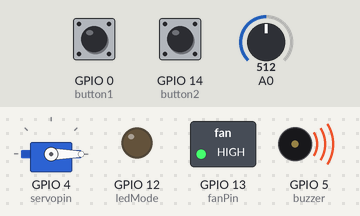
The sketch below on a simulated ESP8266 (Wemos D1 mini). Parts: servo, switched loads named in the sketch (green lamp = pin HIGH), output pins drawn as LEDs (lit = HIGH), buzzer (waves = sounding, pin HIGH). The inputs (shaded band) are chosen by the test bench; at power-on: GPIO 0 (button1) HIGH, GPIO 14 (button2) HIGH, A0 = 512. WiFi joins after 1.5 s; servers stay silent unless stated; what the sketch prints to the serial monitor is not drawn.

Above: at 3.1 s.
3.2 s: GPIO 0 (button1) pulled LOW for 0.15 s
At 4.2 s:
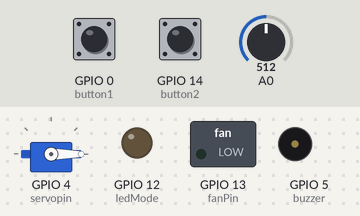
5.4 s: GPIO 14 (button2) pulled LOW for 1 s
At 6.7 s:
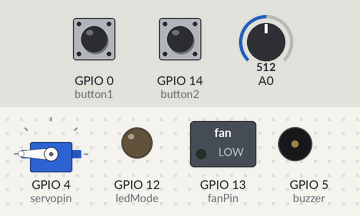
7.9 s: GPIO 0 (button1) pulled LOW for 1 s
At 8.7 s:
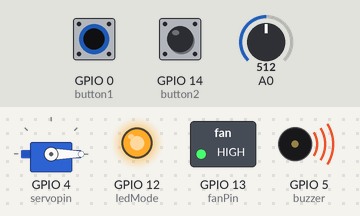
10.4 s: GPIO 14 (button2) pulled LOW for 0.15 s
At 10.8 s:
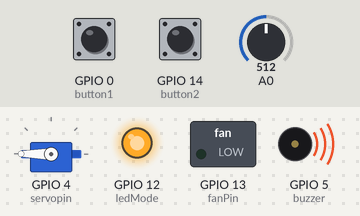
12.4 s: GPIO 14 (button2) pulled LOW for 3.2 s
At 16.8 s:
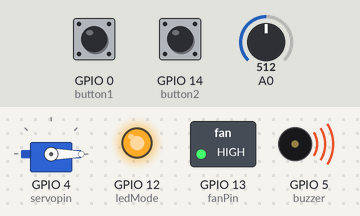
17.1 s: GPIO 0 (button1) pulled LOW for 3.2 s
At 18.5 s:
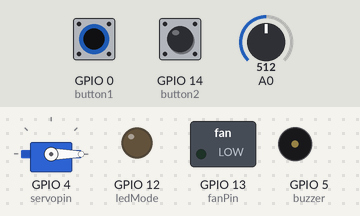
Timing chart, 0 to 20.1 s (numbered marks = the images above; inputs shaded):
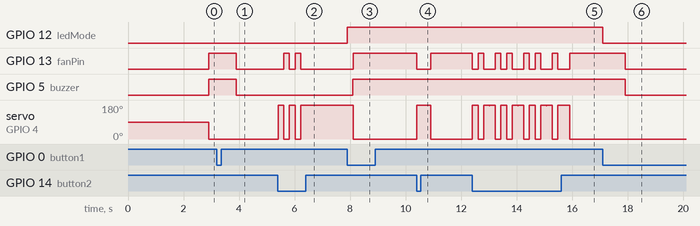

The sketch:

Edgent_ESP8266_MQ-2_SERVO.ino
```cpp
#define BLYNK_TEMPLATE_ID "TMPL6KKMbmvKc"
#define BLYNK_TEMPLATE_NAME "MQ2"

#define BLYNK_FIRMWARE_VERSION        "0.1.0"
#define BLYNK_PRINT Serial
#define APP_DEBUG
#define USE_NODE_MCU_BOARD
#include "BlynkEdgent.h"
#include <Servo.h>
Servo myservo;
BlynkTimer timer;
int timerID1, timerID2;
int mq2_value;
int mucCanhbao = 500;
int buzzer = 5;    //D1
int fanPin = 13;   // Giả sử quạt được kết nối với GPIO13 (D7)
int ledMode = 12;  //D6 led hiển thị chế độ hoạt động
int servopin = 4;  // D2 Kết nối servo
int button1 = 0;   //D3 Bật tắt chế độ cảnh báo
int button2 = 14;  // D5 Điều khiển cửa
boolean button1State = HIGH;
boolean button2State = HIGH;
boolean runMode = 1; //Bật/tắt chế độ cảnh báo
boolean canhbaoState = 0;
boolean cuaState = 0;
boolean fanState = 0; // Trạng thái của quạt
WidgetLED led(V0);
#define KHIGAS V1
#define MUCCANHBAO V2
#define RUNMODE V3
//#define TRANGTHAICB V4
#define SERVO V4

void setup()
{
  Serial.begin(115200);
  delay(100);
  pinMode(button1, INPUT_PULLUP);
  pinMode(button2, INPUT_PULLUP);
  pinMode(buzzer, OUTPUT);
  pinMode(fanPin, OUTPUT);
  digitalWrite(fanPin, LOW); // Khởi động với quạt tắt
  pinMode(ledMode, OUTPUT);
  digitalWrite(ledMode, LOW); //Tắt led mode
  myservo.attach(servopin);
  BlynkEdgent.begin();
  timerID1 = timer.setInterval(1000L, handleTimerID1);
}

void loop()
{
  BlynkEdgent.run();
  timer.run();
  if (digitalRead(button1) == LOW)
  {
    if (button1State == HIGH)
    {
      button1State = LOW;
      runMode = !runMode;
      digitalWrite(ledMode, runMode);
      Serial.println("Run mode: " + String(runMode));
      Blynk.virtualWrite(RUNMODE, runMode);
      delay(200);
    }
  }
  else
  {
    button1State = HIGH;
  }
  if (digitalRead(button2) == LOW)
  {
    if (button2State == HIGH)
    {
      controlDoor();
      Blynk.virtualWrite(SERVO, cuaState);
      delay(200);
    }
  }
  else
  {
    button2State = HIGH;
  }
}
void handleTimerID1()
{
  mq2_value = analogRead(A0);
  Blynk.virtualWrite(KHIGAS, mq2_value);
  if (led.getValue())
  {
    led.off();
  }
  else
  {
    led.on();
  }
  if (runMode == 1)
  {
    if (mq2_value > mucCanhbao)
    {
      if (canhbaoState == 0)
      {
        canhbaoState = 1;
        Blynk.logEvent("canhbao", String("Cảnh báo! Khí gas=" + String(mq2_value) + " vượt quá mức cho phép!"));
        digitalWrite(buzzer, HIGH);
        Serial.println("Đã bật cảnh báo!");
        timerID2 = timer.setTimeout(60000L, handleTimerID2);
      }
      if (cuaState == 0)
      {
        for (int pos = 180; pos >= 0; pos -= 5)
        {
          myservo.write(pos);
          delay(0);
        }
        cuaState = 1;
      }
      Blynk.virtualWrite(SERVO, cuaState);
      fanState = 1; // Kích hoạt quạt khi có cảnh báo
      digitalWrite(fanPin, fanState);
    }
  }
  else
  {
    digitalWrite(buzzer, LOW);
    Serial.println("Đã tắt cảnh báo!");
    canhbaoState = 0;
    fanState = 0; // Tắt quạt khi không có cảnh báo
    digitalWrite(fanPin, fanState);
  }
}
void handleTimerID2()
{
  canhbaoState = 0;
  if (mq2_value < mucCanhbao)
  {
    digitalWrite(buzzer, LOW);
    Serial.println("Đã tắt cảnh báo!");
  }
}

BLYNK_CONNECTED()
{
  Blynk.syncVirtual(RUNMODE, MUCCANHBAO, SERVO);
}

BLYNK_WRITE(MUCCANHBAO)
{
  mucCanhbao = param.asInt();
  Serial.println("Mức cảnh báo: " + String(mucCanhbao));
}

BLYNK_WRITE(RUNMODE)
{
  runMode = param.asInt();
  digitalWrite(ledMode, runMode);
}

BLYNK_WRITE(SERVO)
{
  cuaState = !param.asInt();
  controlDoor();
}

void controlDoor(){
  if(cuaState==1){
    // Mở cửa
    for (int pos = 0; pos <= 180; pos += 5){
      myservo.write(pos);
      delay(0); // Đã thay đổi từ delay(0) để cho servo có thời gian di chuyển
    }
    cuaState=0;
    delay(0);
    digitalWrite(fanPin, LOW); // Bật quạt khi mở cửa
  }else{
    // Đóng cửa
    for (int pos = 180; pos >= 0; pos -= 5) {
      myservo.write(pos);
      delay(0); // Đã thay đổi từ delay(0) để cho servo có thời gian di chuyển
    }
    cuaState=1;
    delay(0);
    digitalWrite(fanPin, HIGH); // Tắt quạt khi đóng cửa
  }
}
```

Measured:
- after the input at 3.2 s, GPIO 13 (fanPin), GPIO 5 (buzzer): HIGH → LOW after 0.70 s
- after the input at 5.4 s, GPIO 13 (fanPin): alternates HIGH for 0.20 s and LOW for 0.20 s, 4 changes in all, then stays LOW, starting after 0.21 s; servo on GPIO 4 (servopin): alternates 180° for 0.20 s and 0° for 0.20 s, 5 changes in all, then stays 180°, starting at once
- after the input at 7.9 s, GPIO 12 (ledMode): LOW → HIGH at once; GPIO 13 (fanPin): LOW → HIGH after 0.21 s; GPIO 5 (buzzer): LOW → HIGH after 0.20 s; servo on GPIO 4 (servopin): 180° → 0° after 0.21 s
- after the input at 10.4 s, GPIO 13 (fanPin): HIGH → LOW at once, → HIGH 0.50 s later; servo on GPIO 4 (servopin): 0° → 180° at once, → 0° 0.50 s later
- after the input at 12.4 s, GPIO 13 (fanPin): HIGH → LOW at once, then repeats every 1.0 s: HIGH 0.20 s, LOW 0.41 s, HIGH 0.20 s, LOW 0.20 s
- after the input at 17.1 s, GPIO 12 (ledMode): HIGH → LOW at once; GPIO 13 (fanPin), GPIO 5 (buzzer): HIGH → LOW after 0.80 s
